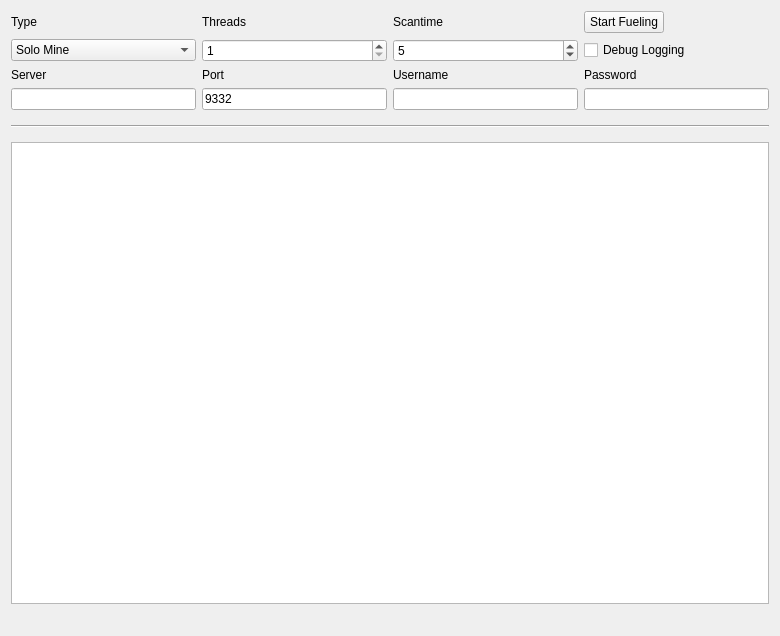
<?xml version="1.0" encoding="UTF-8"?>
<ui version="4.0">
 <class>MiningPage</class>
 <widget class="QWidget" name="MiningPage">
  <property name="geometry">
   <rect>
    <x>0</x>
    <y>0</y>
    <width>780</width>
    <height>636</height>
   </rect>
  </property>
  <property name="windowTitle">
   <string>Fuel</string>
  </property>
  <layout class="QGridLayout" name="gridLayout">
   <property name="sizeConstraint">
    <enum>QLayout::SetMaximumSize</enum>
   </property>
   <item row="7" column="1">
    <widget class="QLineEdit" name="serverLine">
     <property name="enabled">
      <bool>true</bool>
     </property>
    </widget>
   </item>
   <item row="6" column="3">
    <widget class="QLabel" name="usernameLabel">
     <property name="enabled">
      <bool>true</bool>
     </property>
     <property name="text">
      <string>Username</string>
     </property>
    </widget>
   </item>
   <item row="6" column="1">
    <widget class="QLabel" name="serverLabel">
     <property name="enabled">
      <bool>true</bool>
     </property>
     <property name="text">
      <string>Server</string>
     </property>
    </widget>
   </item>
   <item row="7" column="3">
    <widget class="QLineEdit" name="usernameLine">
     <property name="enabled">
      <bool>true</bool>
     </property>
     <property name="text">
      <string/>
     </property>
    </widget>
   </item>
   <item row="6" column="4">
    <widget class="QLabel" name="passwordLabel">
     <property name="enabled">
      <bool>true</bool>
     </property>
     <property name="text">
      <string>Password</string>
     </property>
    </widget>
   </item>
   <item row="6" column="2">
    <widget class="QLabel" name="portLabel">
     <property name="enabled">
      <bool>true</bool>
     </property>
     <property name="text">
      <string>Port</string>
     </property>
    </widget>
   </item>
   <item row="3" column="4">
    <widget class="QPushButton" name="startButton">
     <property name="sizePolicy">
      <sizepolicy hsizetype="Fixed" vsizetype="Fixed">
       <horstretch>0</horstretch>
       <verstretch>0</verstretch>
      </sizepolicy>
     </property>
     <property name="text">
      <string>Start Fueling</string>
     </property>
    </widget>
   </item>
   <item row="8" column="1" colspan="4">
    <widget class="Line" name="line">
     <property name="sizePolicy">
      <sizepolicy hsizetype="Minimum" vsizetype="Fixed">
       <horstretch>0</horstretch>
       <verstretch>0</verstretch>
      </sizepolicy>
     </property>
     <property name="minimumSize">
      <size>
       <width>0</width>
       <height>20</height>
      </size>
     </property>
     <property name="orientation">
      <enum>Qt::Horizontal</enum>
     </property>
    </widget>
   </item>
   <item row="13" column="1" colspan="4">
    <widget class="QListWidget" name="list">
     <property name="autoScrollMargin">
      <number>100000</number>
     </property>
     <property name="dragDropMode">
      <enum>QAbstractItemView::DragOnly</enum>
     </property>
     <property name="selectionMode">
      <enum>QAbstractItemView::NoSelection</enum>
     </property>
     <property name="movement">
      <enum>QListView::Snap</enum>
     </property>
     <property name="batchSize">
      <number>10</number>
     </property>
    </widget>
   </item>
   <item row="14" column="1" colspan="2">
    <widget class="QLabel" name="shareCount">
     <property name="font">
      <font>
       <pointsize>10</pointsize>
       <weight>75</weight>
       <bold>true</bold>
      </font>
     </property>
     <property name="text">
      <string/>
     </property>
    </widget>
   </item>
   <item row="3" column="3">
    <widget class="QLabel" name="scantimeLabel">
     <property name="enabled">
      <bool>true</bool>
     </property>
     <property name="layoutDirection">
      <enum>Qt::LeftToRight</enum>
     </property>
     <property name="text">
      <string>Scantime</string>
     </property>
    </widget>
   </item>
   <item row="3" column="2">
    <widget class="QLabel" name="threadsLabel">
     <property name="enabled">
      <bool>true</bool>
     </property>
     <property name="text">
      <string>Threads</string>
     </property>
    </widget>
   </item>
   <item row="4" column="4">
    <widget class="QCheckBox" name="debugCheckBox">
     <property name="text">
      <string>Debug Logging</string>
     </property>
    </widget>
   </item>
   <item row="3" column="1">
    <widget class="QLabel" name="typeLabel">
     <property name="text">
      <string>Type</string>
     </property>
    </widget>
   </item>
   <item row="4" column="2">
    <widget class="QSpinBox" name="threadsBox">
     <property name="enabled">
      <bool>true</bool>
     </property>
     <property name="minimum">
      <number>1</number>
     </property>
     <property name="maximum">
      <number>99</number>
     </property>
     <property name="singleStep">
      <number>1</number>
     </property>
    </widget>
   </item>
   <item row="4" column="1">
    <widget class="QComboBox" name="typeBox">
     <property name="editable">
      <bool>false</bool>
     </property>
     <property name="currentIndex">
      <number>0</number>
     </property>
     <item>
      <property name="text">
       <string>Solo Mine</string>
      </property>
     </item>
     <item>
      <property name="text">
       <string>Pool Mine</string>
      </property>
     </item>
    </widget>
   </item>
   <item row="4" column="3">
    <widget class="QSpinBox" name="scantimeBox">
     <property name="enabled">
      <bool>true</bool>
     </property>
     <property name="minimum">
      <number>1</number>
     </property>
     <property name="value">
      <number>5</number>
     </property>
    </widget>
   </item>
   <item row="7" column="2">
    <widget class="QLineEdit" name="portLine">
     <property name="enabled">
      <bool>true</bool>
     </property>
     <property name="text">
      <string>9332</string>
     </property>
     <property name="value" stdset="0">
      <number>9332</number>
     </property>
    </widget>
   </item>
   <item row="7" column="4">
    <widget class="QLineEdit" name="passwordLine">
     <property name="enabled">
      <bool>true</bool>
     </property>
    </widget>
   </item>
   <item row="14" column="3" colspan="2">
    <widget class="QLabel" name="mineSpeedLabel">
     <property name="sizePolicy">
      <sizepolicy hsizetype="Preferred" vsizetype="Preferred">
       <horstretch>0</horstretch>
       <verstretch>0</verstretch>
      </sizepolicy>
     </property>
     <property name="font">
      <font>
       <pointsize>10</pointsize>
       <weight>75</weight>
       <bold>true</bold>
      </font>
     </property>
     <property name="text">
      <string/>
     </property>
     <property name="alignment">
      <set>Qt::AlignRight|Qt::AlignTrailing|Qt::AlignVCenter</set>
     </property>
    </widget>
   </item>
  </layout>
 </widget>
 <layoutdefault spacing="6" margin="11"/>
 <tabstops>
  <tabstop>startButton</tabstop>
  <tabstop>typeBox</tabstop>
  <tabstop>threadsBox</tabstop>
  <tabstop>scantimeBox</tabstop>
  <tabstop>serverLine</tabstop>
  <tabstop>portLine</tabstop>
  <tabstop>usernameLine</tabstop>
  <tabstop>passwordLine</tabstop>
  <tabstop>debugCheckBox</tabstop>
  <tabstop>list</tabstop>
 </tabstops>
 <resources/>
 <connections/>
</ui>
